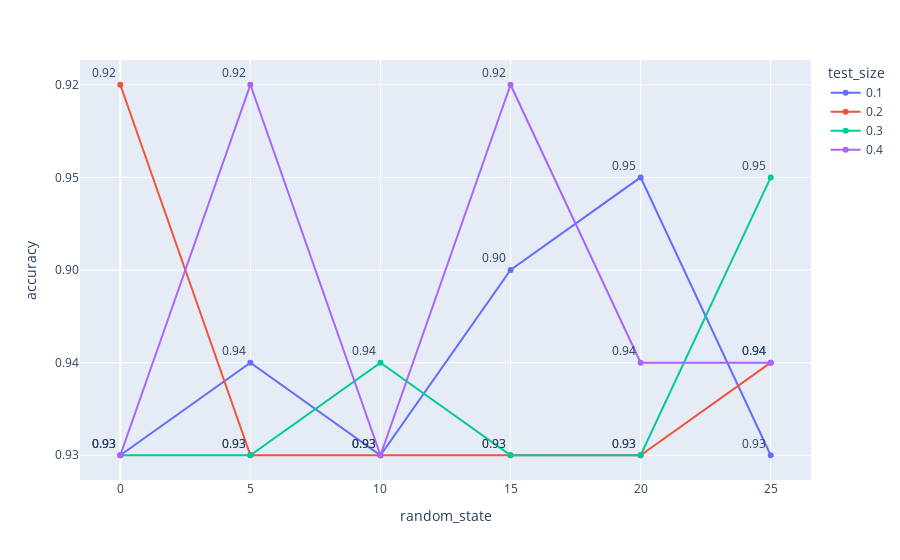

Source (notebook cell):
### Code cell
import plotly.express as px
fig = px.line(optimal, x='random_state', y='accuracy',color='test_size',
              text='accuracy', markers=True)
fig.update_traces(textposition='top left')
fig.show()

### Figure 1 — Plotly figure (JSON) as saved in the notebook; plotly's stock layout.template omitted (floating-point values rounded to 4 significant figures)
{"data": [{"hovertemplate": "test_size=0.1<br>random_state=%{x}<br>accuracy=%{text}<extra></extra>", "legendgroup": "0.1", "line": {"color": "#636efa", "dash": "solid"}, "marker": {"symbol": "circle"}, "mode": "lines+markers+text", "name": "0.1", "orientation": "h", "showlegend": true, "text": ["0.93", "0.94", "0.93", "0.90", "0.95", "0.93"], "textposition": "top left", "type": "scatter", "x": [0, 5, 10, 15, 20, 25], "xaxis": "x", "y": ["0.93", "0.94", "0.93", "0.90", "0.95", "0.93"], "yaxis": "y"}, {"hovertemplate": "test_size=0.2<br>random_state=%{x}<br>accuracy=%{text}<extra></extra>", "legendgroup": "0.2", "line": {"color": "#EF553B", "dash": "solid"}, "marker": {"symbol": "circle"}, "mode": "lines+markers+text", "name": "0.2", "orientation": "h", "showlegend": true, "text": ["0.92", "0.93", "0.93", "0.93", "0.93", "0.94"], "textposition": "top left", "type": "scatter", "x": [0, 5, 10, 15, 20, 25], "xaxis": "x", "y": ["0.92", "0.93", "0.93", "0.93", "0.93", "0.94"], "yaxis": "y"}, {"hovertemplate": "test_size=0.3<br>random_state=%{x}<br>accuracy=%{text}<extra></extra>", "legendgroup": "0.3", "line": {"color": "#00cc96", "dash": "solid"}, "marker": {"symbol": "circle"}, "mode": "lines+markers+text", "name": "0.3", "orientation": "h", "showlegend": true, "text": ["0.93", "0.93", "0.94", "0.93", "0.93", "0.95"], "textposition": "top left", "type": "scatter", "x": [0, 5, 10, 15, 20, 25], "xaxis": "x", "y": ["0.93", "0.93", "0.94", "0.93", "0.93", "0.95"], "yaxis": "y"}, {"hovertemplate": "test_size=0.4<br>random_state=%{x}<br>accuracy=%{text}<extra></extra>", "legendgroup": "0.4", "line": {"color": "#ab63fa", "dash": "solid"}, "marker": {"symbol": "circle"}, "mode": "lines+markers+text", "name": "0.4", "orientation": "h", "showlegend": true, "text": ["0.93", "0.92", "0.93", "0.92", "0.94", "0.94"], "textposition": "top left", "type": "scatter", "x": [0, 5, 10, 15, 20, 25], "xaxis": "x", "y": ["0.93", "0.92", "0.93", "0.92", "0.94", "0.94"], "yaxis": "y"}], "layout": {"legend": {"title": {"text": "test_size"}, "tracegroupgap": 0}, "margin": {"t": 60}, "xaxis": {"anchor": "y", "domain": [0, 1], "title": {"text": "random_state"}}, "yaxis": {"anchor": "x", "domain": [0, 1], "title": {"text": "accuracy"}}}}
